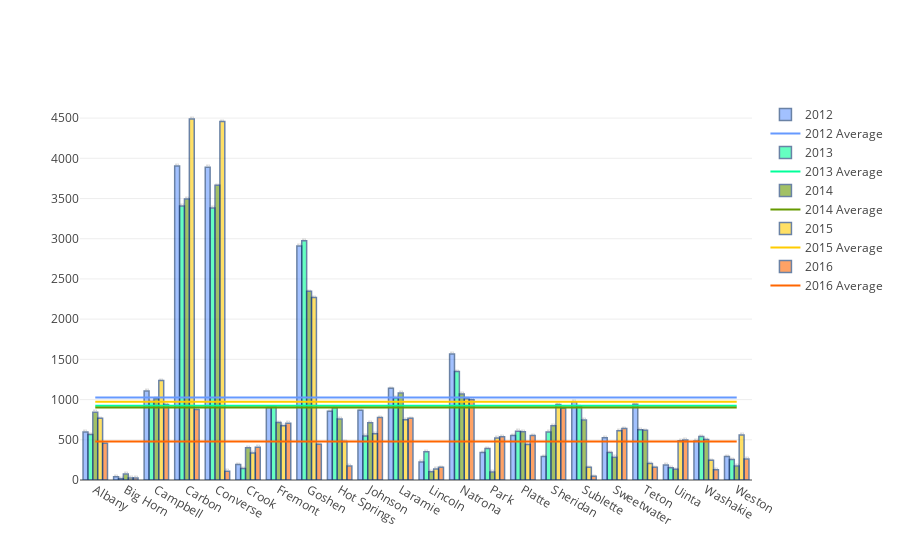

Notebook source saved alongside this figure:
### Code cell
display(HTML('<h2>Juvenile Arrest Rates Across All Counties {}-{}</h2>'.format(BEGIN_YEAR,END_YEAR)))

data = generate_rate_data_obj(juvenile_arrests,BEGIN_YEAR,END_YEAR)
pl.offline.iplot(data, filename='county arrests rates over 5 years')

### Figure 1 — Plotly figure (JSON) as saved in the notebook; plotly's stock layout.template omitted (floating-point values rounded to 4 significant figures)
{"data": [{"marker": {"color": "#6699ff", "line": {"color": "rgb(8,48,107)", "width": 1.5}}, "name": "2012", "opacity": 0.6, "text": "2012", "textposition": "auto", "type": "bar", "uid": "ae6765a4-b5f9-11e8-a737-e82aea1df894", "x": ["Albany", "Big Horn", "Campbell", "Carbon", "Converse", "Crook", "Fremont", "Goshen", "Hot Springs", "Johnson", "Laramie", "Lincoln", "Natrona", "Park", "Platte", "Sheridan", "Sublette", "Sweetwater", "Teton", "Uinta", "Washakie", "Weston"], "y": [596.3, 39.75, 1105.0, 3904.0, 3890.0, 192.9, 900.0, 2909.0, 854.3, 865.8, 1141.0, 225.0, 1566.0, 341.5, 552.5, 293.3, 972.1, 524.1, 941.6, 185.4, 484.4, 293.1, 812.2]}, {"marker": {"color": "#6699ff", "line": {"color": "rgb(8,48,107)", "width": 1.5}}, "name": "2012 Average", "type": "scatter", "uid": "ae6765a5-b5f9-11e8-a737-e82aea1df894", "x": ["Albany", "Big Horn", "Campbell", "Carbon", "Converse", "Crook", "Fremont", "Goshen", "Hot Springs", "Johnson", "Laramie", "Lincoln", "Natrona", "Park", "Platte", "Sheridan", "Sublette", "Sweetwater", "Teton", "Uinta", "Washakie", "Weston"], "y": [1026.0, 1026.0, 1026.0, 1026.0, 1026.0, 1026.0, 1026.0, 1026.0, 1026.0, 1026.0, 1026.0, 1026.0, 1026.0, 1026.0, 1026.0, 1026.0, 1026.0, 1026.0, 1026.0, 1026.0, 1026.0, 1026.0]}, {"marker": {"color": "#00ff99", "line": {"color": "rgb(8,48,107)", "width": 1.5}}, "name": "2013", "opacity": 0.6, "text": "2013", "textposition": "auto", "type": "bar", "uid": "ae6765a6-b5f9-11e8-a737-e82aea1df894", "x": ["Albany", "Big Horn", "Campbell", "Carbon", "Converse", "Crook", "Fremont", "Goshen", "Hot Springs", "Johnson", "Laramie", "Lincoln", "Natrona", "Park", "Platte", "Sheridan", "Sublette", "Sweetwater", "Teton", "Uinta", "Washakie", "Weston"], "y": [565.2, 16.25, 975.2, 3408.0, 3381.0, 143.1, 903.5, 2974.0, 897.4, 545.7, 1020.0, 350.1, 1350.0, 392.2, 607.0, 598.0, 913.9, 342.9, 623.6, 152.0, 540.3, 256.4, 281.7]}, {"marker": {"color": "#00ff99", "line": {"color": "rgb(8,48,107)", "width": 1.5}}, "name": "2013 Average", "type": "scatter", "uid": "ae6765a7-b5f9-11e8-a737-e82aea1df894", "x": ["Albany", "Big Horn", "Campbell", "Carbon", "Converse", "Crook", "Fremont", "Goshen", "Hot Springs", "Johnson", "Laramie", "Lincoln", "Natrona", "Park", "Platte", "Sheridan", "Sublette", "Sweetwater", "Teton", "Uinta", "Washakie", "Weston"], "y": [923.4, 923.4, 923.4, 923.4, 923.4, 923.4, 923.4, 923.4, 923.4, 923.4, 923.4, 923.4, 923.4, 923.4, 923.4, 923.4, 923.4, 923.4, 923.4, 923.4, 923.4, 923.4]}, {"marker": {"color": "#669900", "line": {"color": "rgb(8,48,107)", "width": 1.5}}, "name": "2014", "opacity": 0.6, "text": "2014", "textposition": "auto", "type": "bar", "uid": "ae6765a8-b5f9-11e8-a737-e82aea1df894", "x": ["Albany", "Big Horn", "Campbell", "Carbon", "Converse", "Crook", "Fremont", "Goshen", "Hot Springs", "Johnson", "Laramie", "Lincoln", "Natrona", "Park", "Platte", "Sheridan", "Sublette", "Sweetwater", "Teton", "Uinta", "Washakie", "Weston"], "y": [843.3, 73.17, 1010.0, 3495.0, 3665.0, 400.6, 713.7, 2346.0, 758.0, 713.2, 1081.0, 101.4, 1071.0, 98.04, 601.1, 673.7, 746.6, 283.8, 617.2, 133.5, 504.2, 173.2, 644.6]}, {"marker": {"color": "#669900", "line": {"color": "rgb(8,48,107)", "width": 1.5}}, "name": "2014 Average", "type": "scatter", "uid": "ae6765a9-b5f9-11e8-a737-e82aea1df894", "x": ["Albany", "Big Horn", "Campbell", "Carbon", "Converse", "Crook", "Fremont", "Goshen", "Hot Springs", "Johnson", "Laramie", "Lincoln", "Natrona", "Park", "Platte", "Sheridan", "Sublette", "Sweetwater", "Teton", "Uinta", "Washakie", "Weston"], "y": [902.0, 902.0, 902.0, 902.0, 902.0, 902.0, 902.0, 902.0, 902.0, 902.0, 902.0, 902.0, 902.0, 902.0, 902.0, 902.0, 902.0, 902.0, 902.0, 902.0, 902.0, 902.0]}, {"marker": {"color": "#ffcc00", "line": {"color": "rgb(8,48,107)", "width": 1.5}}, "name": "2015", "opacity": 0.6, "text": "2015", "textposition": "auto", "type": "bar", "uid": "ae6765aa-b5f9-11e8-a737-e82aea1df894", "x": ["Albany", "Big Horn", "Campbell", "Carbon", "Converse", "Crook", "Fremont", "Goshen", "Hot Springs", "Johnson", "Laramie", "Lincoln", "Natrona", "Park", "Platte", "Sheridan", "Sublette", "Sweetwater", "Teton", "Uinta", "Washakie", "Weston"], "y": [768.1, 24.06, 1237.0, 4489.0, 4456.0, 334.9, 675.4, 2268.0, 477.4, 575.5, 750.2, 137.1, 1010.0, 522.4, 442.2, 938.8, 158.2, 613.6, 206.0, 486.5, 244.2, 561.1]}, {"marker": {"color": "#ffcc00", "line": {"color": "rgb(8,48,107)", "width": 1.5}}, "name": "2015 Average", "type": "scatter", "uid": "ae6765ab-b5f9-11e8-a737-e82aea1df894", "x": ["Albany", "Big Horn", "Campbell", "Carbon", "Converse", "Crook", "Fremont", "Goshen", "Hot Springs", "Johnson", "Laramie", "Lincoln", "Natrona", "Park", "Platte", "Sheridan", "Sublette", "Sweetwater", "Teton", "Uinta", "Washakie", "Weston"], "y": [971.6, 971.6, 971.6, 971.6, 971.6, 971.6, 971.6, 971.6, 971.6, 971.6, 971.6, 971.6, 971.6, 971.6, 971.6, 971.6, 971.6, 971.6, 971.6, 971.6, 971.6, 971.6]}, {"marker": {"color": "#ff6600", "line": {"color": "rgb(8,48,107)", "width": 1.5}}, "name": "2016", "opacity": 0.6, "text": "2016", "textposition": "auto", "type": "bar", "uid": "ae6765ac-b5f9-11e8-a737-e82aea1df894", "x": ["Albany", "Big Horn", "Campbell", "Carbon", "Converse", "Crook", "Fremont", "Goshen", "Hot Springs", "Johnson", "Laramie", "Lincoln", "Natrona", "Park", "Platte", "Sheridan", "Sublette", "Sweetwater", "Teton", "Uinta", "Washakie", "Weston"], "y": [456.2, 23.51, 940.0, 875.5, 109.9, 408.8, 707.1, 444.4, 173.3, 776.7, 767.9, 157.6, 999.0, 539.3, 554.0, 890.9, 45.2, 640.6, 157.3, 497.5, 127.8, 260.6]}, {"marker": {"color": "#ff6600", "line": {"color": "rgb(8,48,107)", "width": 1.5}}, "name": "2016 Average", "type": "scatter", "uid": "ae6765ad-b5f9-11e8-a737-e82aea1df894", "x": ["Albany", "Big Horn", "Campbell", "Carbon", "Converse", "Crook", "Fremont", "Goshen", "Hot Springs", "Johnson", "Laramie", "Lincoln", "Natrona", "Park", "Platte", "Sheridan", "Sublette", "Sweetwater", "Teton", "Uinta", "Washakie", "Weston"], "y": [479.7, 479.7, 479.7, 479.7, 479.7, 479.7, 479.7, 479.7, 479.7, 479.7, 479.7, 479.7, 479.7, 479.7, 479.7, 479.7, 479.7, 479.7, 479.7, 479.7, 479.7, 479.7]}], "layout": {}}
